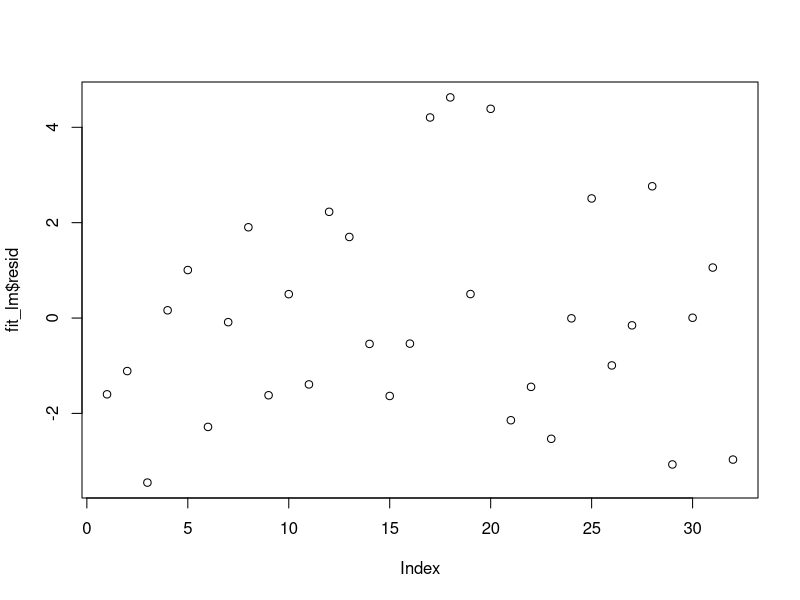
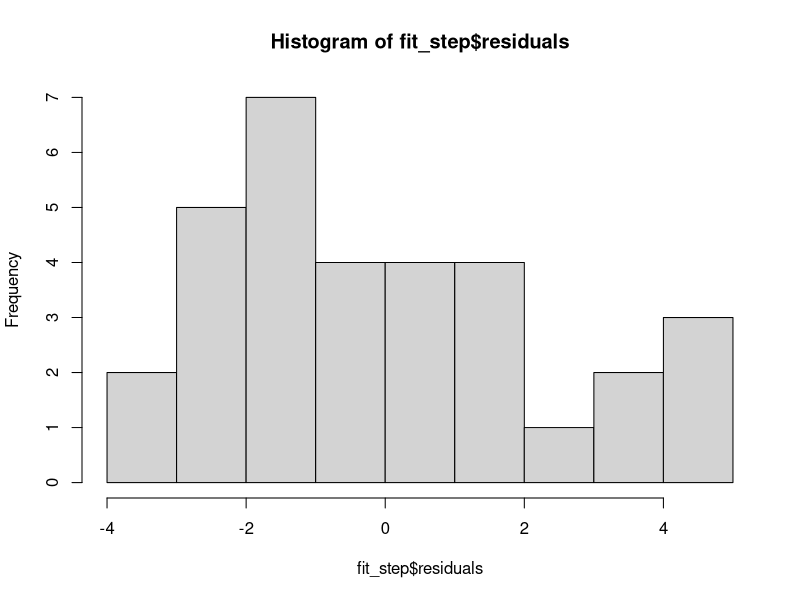
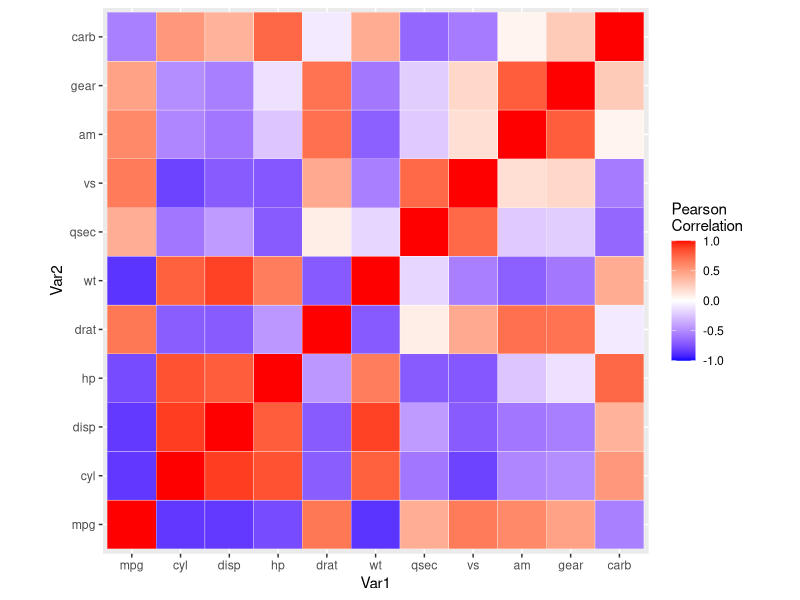
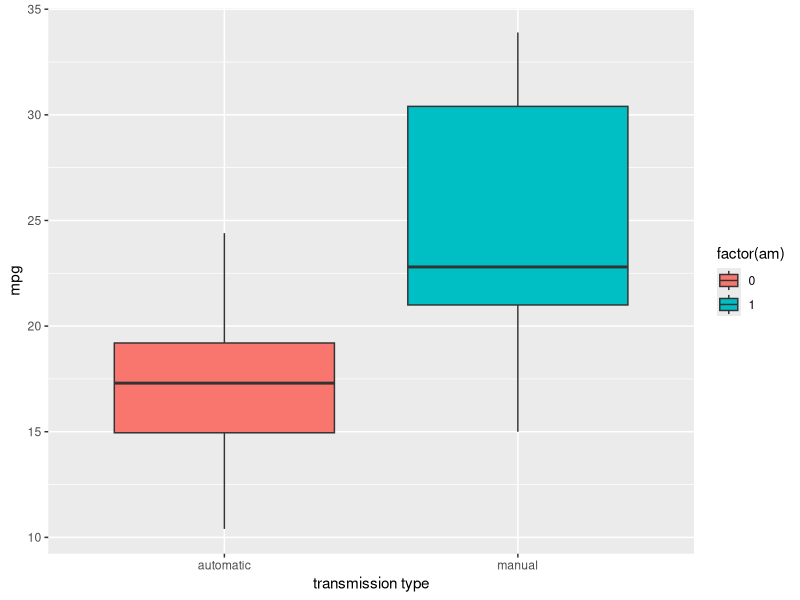
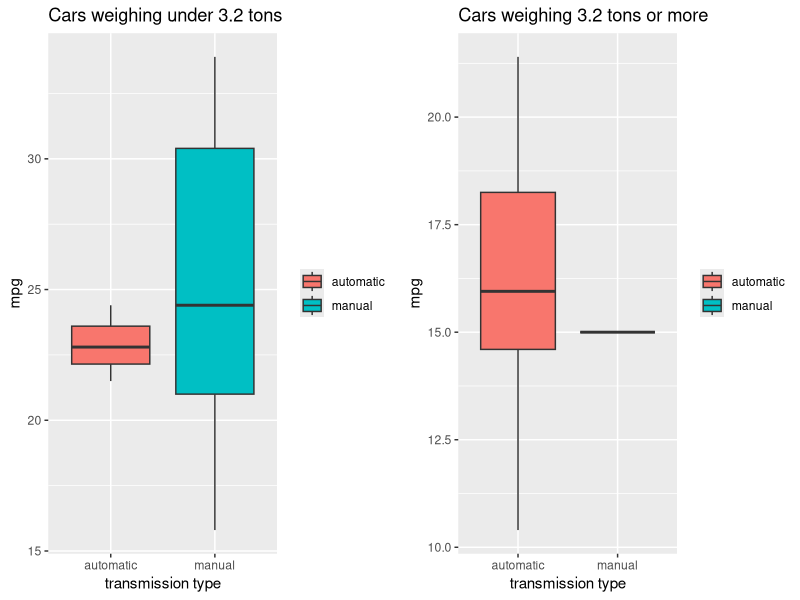

Write R code to recreate these figures, in order.
## ---- chunk 1
knitr::opts_chunk$set(echo = FALSE)

library(dplyr)
library(ggplot2)
library(gridExtra)
library(reshape2)
library(car)
library(MASS)
## ---- chunk 2
data(mtcars)
head(mtcars)

cormat <- cor(mtcars, method="pearson")
cormat_m <- melt(cormat)

g_cormat <- ggplot(cormat_m, aes(Var1, Var2, fill=value)) + geom_tile(color="white") + scale_fill_gradient2(low="blue", high="red", mid="white", midpoint=0, limit=c(-1,1), space="Lab", name="Pearson\nCorrelation") + coord_fixed()
## ---- chunk 3
g_boxplot <- ggplot(mtcars, aes(factor(am), mpg)) + geom_boxplot(aes(fill=factor(am))) + xlab("transmission type") + scale_x_discrete(labels = c("automatic", "manual"))


g_boxplot_2 <- ggplot(mtcars[which(mtcars$wt < 3.2),], aes(factor(am), mpg)) + geom_boxplot(aes(fill=factor(am))) + xlab("transmission type") + scale_x_discrete(labels = c("automatic", "manual")) + scale_fill_discrete(labels = c("automatic", "manual")) + ggtitle("Cars weighing under 3.2 tons") +theme(legend.title=element_blank())

g_boxplot_3 <- ggplot(mtcars[which(mtcars$wt >= 3.2),], aes(factor(am), mpg)) + geom_boxplot(aes(fill=factor(am))) + xlab("transmission type") + scale_x_discrete(labels = c("automatic", "manual")) + scale_fill_discrete(labels = c("automatic", "manual")) + ggtitle("Cars weighing 3.2 tons or more") + theme(legend.title=element_blank())
## ---- chunk 4
fit_lm_am <- lm(mpg~factor(am), mtcars)
summary(fit_lm_am)$coef
## ---- chunk 5
fit_lm <- lm(mpg~., mtcars)
summary(fit_lm)
## ---- chunk 6
fit_step <- step(fit_lm)
## ---- chunk 7
fit_wt_qsec <- lm(mpg~wt+qsec, mtcars)

anova(fit_lm_am,fit_step, fit_wt_qsec, fit_lm)
## ---- chunk 8
summary(fit_step)
confint(fit_step)
## ---- chunk 9
plot_resid <- plot(fit_lm$resid)
hist_resid <- hist(fit_step$residuals)
g_cormat

g_boxplot

grid.arrange(g_boxplot_2, g_boxplot_3, ncol=2)
